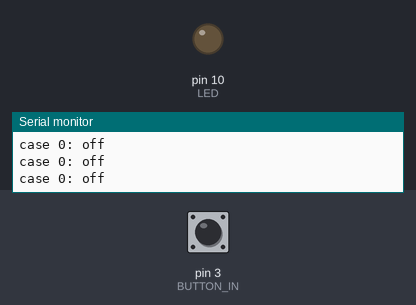
This sketch was run on a simulated Arduino Uno, built with avr-gcc and run on an emulated ATmega328P. On the bench: output pins drawn as LEDs (lit = HIGH), the last lines printed to the serial monitor. Dashed ring = blinking. Inputs (shaded band) come from the test bench; at power-on: pin 3 (BUTTON_IN) HIGH.

Above: at 1.2 s.
1.3 s: pin 3 (BUTTON_IN) pulled LOW for 0.15 s
At 2.5 s:
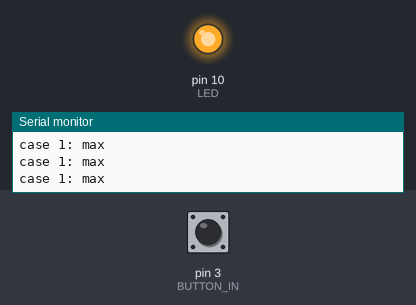
2.9 s: pin 3 (BUTTON_IN) pulled LOW for 1 s
At 4.0 s:
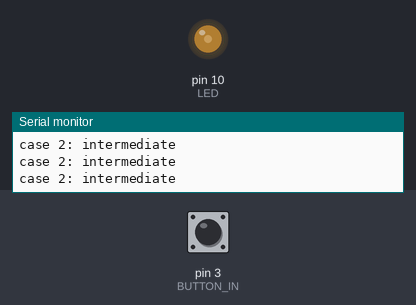
5.4 s: pin 3 (BUTTON_IN) pulled LOW for 0.15 s
At 6.6 s:
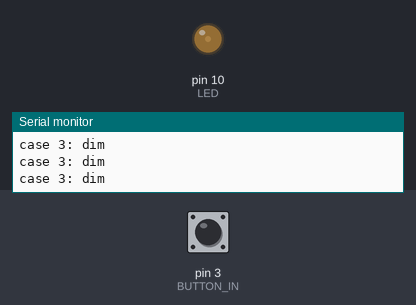
7.0 s: pin 3 (BUTTON_IN) pulled LOW for 3.2 s
At 7.16 s:
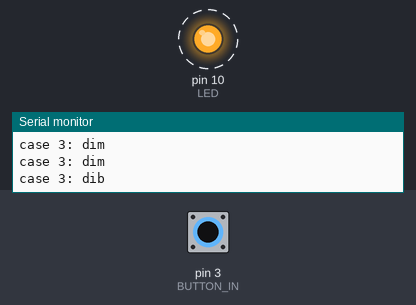
11.7 s: pin 3 (BUTTON_IN) pulsed LOW 5 times (0.12 s each, 0.3 s apart)
16.2 s: pin 3 (BUTTON_IN) driven LOW
At 17.7 s:
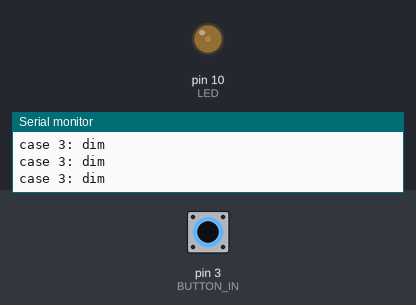
Timing chart, 0 to 18.7 s (numbered marks = the images above; inputs shaded):
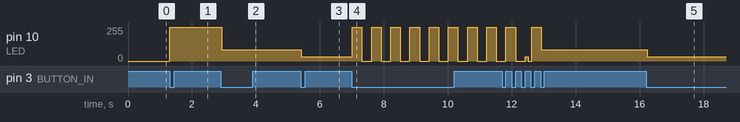

The sketch:

light_project_code.ino
```cpp
#define BUTTON_IN 3
#define LED 10
#define PWM_MAX 255

bool BUTTON_PUSHED = false;
int operating_mode = 0;
int PWM_OUT = 0;

// executed one-time at device startup
void setup() {
  Serial.begin(9600);
  attachInterrupt(digitalPinToInterrupt(BUTTON_IN), button_pushed, FALLING);
}

void check_button_press() {
    if (BUTTON_PUSHED == true) {

        operating_mode = operating_mode + 1;
        if (operating_mode == 5) {
            operating_mode = 0;
        }
    }

    BUTTON_PUSHED = false;
}

void set_pwm_based_on_operating_mode() {
  switch (operating_mode) {
        case 0:
            PWM_OUT = 0;
            Serial.println("case 0: off");
            delay(100);
            break;
        case 1:
            PWM_OUT = PWM_MAX;
            Serial.println("case 1: max");
            break;
        case 2:
            PWM_OUT = int(PWM_MAX/3);
            Serial.println("case 2: intermediate");
            break;
        case 3:
            PWM_OUT = int(PWM_MAX/8);
            Serial.println("case 3: dim");
            break;
        case 4:
            flash_the_light();
            Serial.println("case 4: flashing boom boom");
            break;
    }
}

void button_pushed() {
    BUTTON_PUSHED = true;
    Serial.println("button pressed!");
}

void flash_the_light() {
  for (int i=0; i<3; i++) {
    digitalWrite(LED, HIGH);
    delay(300);
    digitalWrite(LED, LOW);
    delay(300);
  }
}

void shine_led() {
    analogWrite(LED, PWM_OUT);
}

void loop() {
  check_button_press();
  set_pwm_based_on_operating_mode();
  shine_led();
}
```

Measured:
- after the input at 1.3 s, pin 10 (LED): 0/255 → 255/255 at once
- after the input at 2.9 s, pin 10 (LED): 255/255 → 85/255 at once
- after the input at 5.4 s, pin 10 (LED): 85/255 → 31/255 at once
- after the input at 7.0 s, pin 10 (LED): alternates 255/255 for 0.30 s and 0/255 for 0.30 s, starting at once
- after the input at 16.2 s, pin 10 (LED): 85/255 → 31/255 at once
